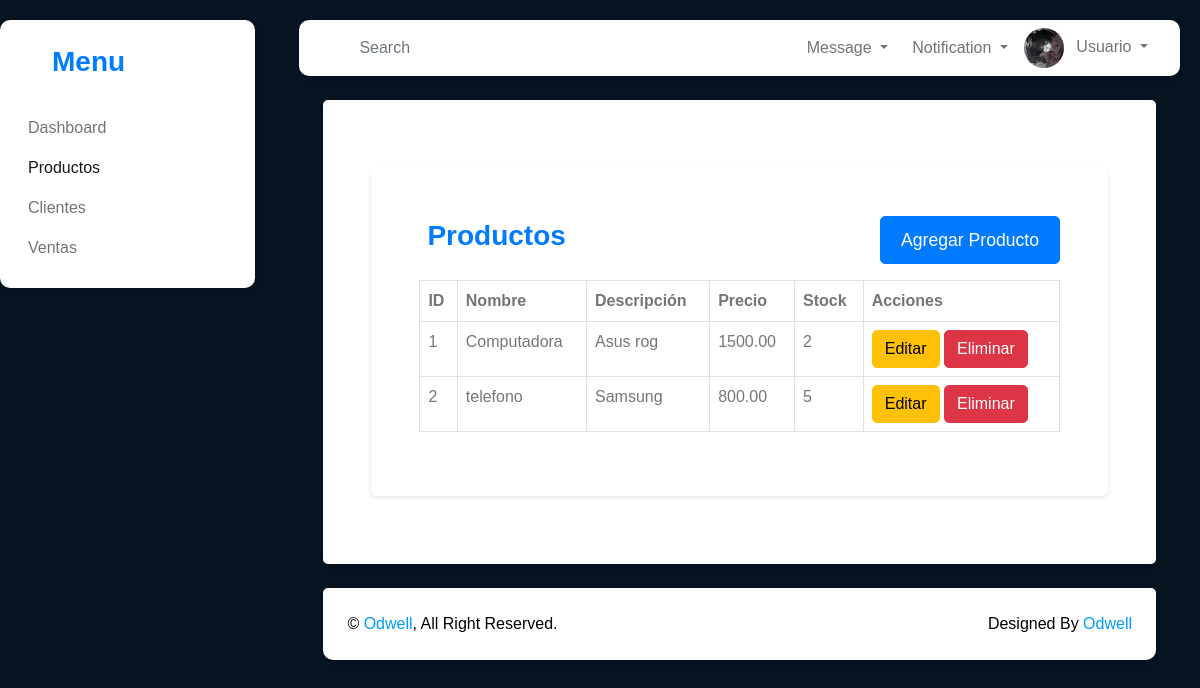
Page /views/productos.php on the committed database.
### tables this page shows
CREATE TABLE `productos` (
  `producto_id` int(11) NOT NULL,
  `nombre` varchar(100) NOT NULL,
  `descripcion` text DEFAULT NULL,
  `precio` decimal(10,2) NOT NULL,
  `stock` int(11) NOT NULL
);

### controller/productos.controller.php (called while the page is built, shortened)
<?php
require_once "../models/productos.model.php";
class ControladorProductos {
    static public function ctrMostrarProductos($item, $valor) {
        $tabla = "productos";
        $respuesta = ModeloProductos::mdlMostrarProductos($tabla, $item, $valor);
        return $respuesta;
    }
}
?>

### config/conexion.php (called while the page is built)
<?php
class Clase_Conectar {
    public static function Procedimiento_Conectar() {
        try {
            $con = new PDO("mysql:host=localhost;dbname=ventas", "root", "");
            $con->setAttribute(PDO::ATTR_ERRMODE, PDO::ERRMODE_EXCEPTION);
            return $con;
        } catch (PDOException $e) {
            die("Connection failed: " . $e->getMessage());
        }
    }
}
?>

### models/productos.model.php (called while the page is built, shortened)
<?php
require_once "../config/conexion.php";
class ModeloProductos {
    static public function mdlMostrarProductos($tabla, $item, $valor) {
        if($item != null) {
            $stmt = Clase_Conectar::Procedimiento_Conectar()->prepare("SELECT * FROM $tabla WHERE $item = :$item");
            $stmt->bindParam(":".$item, $valor, PDO::PARAM_STR);
            $stmt->execute();
            $resultado = $stmt->fetch();
        } else {
            $stmt = Clase_Conectar::Procedimiento_Conectar()->prepare("SELECT * FROM $tabla");
            $stmt->execute();
            $resultado = $stmt->fetchAll();
        }
        return $resultado;
    }
}
?>

### views/productos.php (the view, shortened to what this page needs)
<?php
require_once "../controller/productos.controller.php";
$productos = ControladorProductos::ctrMostrarProductos(null, null);
?>
<!DOCTYPE html>
<html lang="es">
<head>
    <link href="../public/css/bootstrap.min.css" rel="stylesheet">
    <link href="../public/css/style.css" rel="stylesheet">
</head>
<body>
    <div class="container-xxl position-relative bg-white d-flex p-0">
        <div class="sidebar pe-4 pb-3">
            <nav class="navbar bg-light navbar-light">
                <a href="../index.php" class="navbar-brand mx-4 mb-3">
                    <h3 class="text-primary"><i class="fa fa-hashtag me-2"></i>Menu</h3>
                </a>
                <div class="navbar-nav w-100">
                    <a href="../index.php" class="nav-item nav-link"><i class="fa fa-tachometer-alt me-2"></i>Dashboard</a>
                    <a href="productos.php" class="nav-item nav-link active"><i class="fa fa-cube me-2"></i>Productos</a>
                    <a href="clientes.php" class="nav-item nav-link"><i class="fa fa-users me-2"></i>Clientes</a>
                    <a href="ventas.php" class="nav-item nav-link"><i class="fa fa-shopping-cart me-2"></i>Ventas</a>
                </div>
            </nav>
        </div>
        <div class="content">
            <nav class="navbar navbar-expand bg-light navbar-light sticky-top px-4 py-0">
                <form class="d-none d-md-flex ms-4">
                    <input class="form-control border-0" type="search" placeholder="Search">
                </form>
                <div class="navbar-nav align-items-center ms-auto">
                    <div class="nav-item dropdown">
                        <a href="#" class="nav-link dropdown-toggle" data-bs-toggle="dropdown">
                            <span class="d-none d-lg-inline-flex">Message</span>
                        </a>
                    </div>
                    <div class="nav-item dropdown">
                        <a href="#" class="nav-link dropdown-toggle" data-bs-toggle="dropdown">
                            <span class="d-none d-lg-inline-flex">Notification</span>
                        </a>
                    </div>
                    <div class="nav-item dropdown">
                        <a href="#" class="nav-link dropdown-toggle" data-bs-toggle="dropdown">
                            <img class="rounded-circle me-lg-2" src="../public/img/user.jpg" alt="" style="width: 40px; height: 40px;">
                            <span class="d-none d-lg-inline-flex">Usuario</span>
                        </a>
                    </div>
                </div>
            </nav>
            <div class="container-fluid pt-4 px-4">
                <div class="row bg-light rounded align-items-center justify-content-center mx-0">
                    <div class="col-12 py-4">
                        <div class="bg-light rounded p-4 p-sm-5 my-4 mx-3">
                            <div class="d-flex align-items-center justify-content-between mb-3">
                                <h3 class="text-primary">
                                <i class="fa fa-cube me-2"></i>Productos
                                </h3>
                                <button type="button" class="btn btn-primary" data-bs-toggle="modal" data-bs-target="#productoModal">Agregar Producto</button>
                            </div>
                            <table class="table table-bordered">
                                <thead>
                                    <tr>
                                        <th>ID</th>
                                        <th>Nombre</th>
                                        <th>Descripción</th>
                                        <th>Precio</th>
                                        <th>Stock</th>
                                        <th>Acciones</th>
                                    </tr>
                                </thead>
                                <tbody id="productosTableBody">
                                    <?php foreach ($productos as $producto): ?>
                                    <tr>
                                        <td><?php echo $producto['producto_id']; ?></td>
                                        <td><?php echo $producto['nombre']; ?></td>
                                        <td><?php echo $producto['descripcion']; ?></td>
                                        <td><?php echo $producto['precio']; ?></td>
                                        <td><?php echo $producto['stock']; ?></td>
                                        <td>
                                            <button type="button" class="btn btn-warning btnEditarProducto" data-bs-toggle="modal" data-bs-target="#productoModal" data-id="<?php echo $producto['producto_id']; ?>">Editar</button>
                                            <button type="button" class="btn btn-danger btnEliminarProducto" data-id="<?php echo $producto['producto_id']; ?>">Eliminar</button>
                                        </td>
                                    </tr>
                                    <?php endforeach; ?>
                                </tbody>
                            </table>
                        </div>
                    </div>
                </div>
            </div>
            <div class="container-fluid pt-4 px-4">
                <div class="bg-light rounded-top p-4">
                    <div class="row">
                        <div class="col-12 col-sm-6 text-center text-sm-start">
                            &copy; <a href="#">Odwell</a>, All Right Reserved.
                        </div>
                        <div class="col-12 col-sm-6 text-center text-sm-end">
                            Designed By <a href="#">Odwell</a>
                        </div>
                    </div>
                </div>
            </div>
        </div>
    </div>
</body>
</html>

### public/css/style.css (style rules this page uses)
body { font-family: 'Heebo', sans-serif; background-color: #113253; color: #22476b; }
.container-xxl { padding: 0; min-height: 100vh; display: flex; }
.sidebar { background-color: #061320; min-height: 100vh; padding-top: 20px; }
.sidebar a { color: #ffffff; text-decoration: none; }
.sidebar .navbar-brand { font-size: 1.5rem; color: #ffffff; }
.content { padding: 20px; flex: 1; background-color: #061320; color: #000000; }
.bg-light { background-color: #ffffff !important; padding: 20px; border-radius: 10px; box-shadow: 0 2px 4px rgba(0, 0, 0, 0.1); }
.btn-primary { background-color: #007bff; border-color: #007bff; color: #ffffff; font-size: 1.1rem; padding: 10px 20px; border-radius: 5px; }
.text-center { text-align: center; }
.text-primary { color: #007bff !important; }

### rows in the picture
productos: producto_id "1", nombre "Computadora", descripcion "Asus rog", precio "1500.00", stock "2"
productos: producto_id "2", nombre "telefono", descripcion "Samsung", precio "800.00", stock "5"
